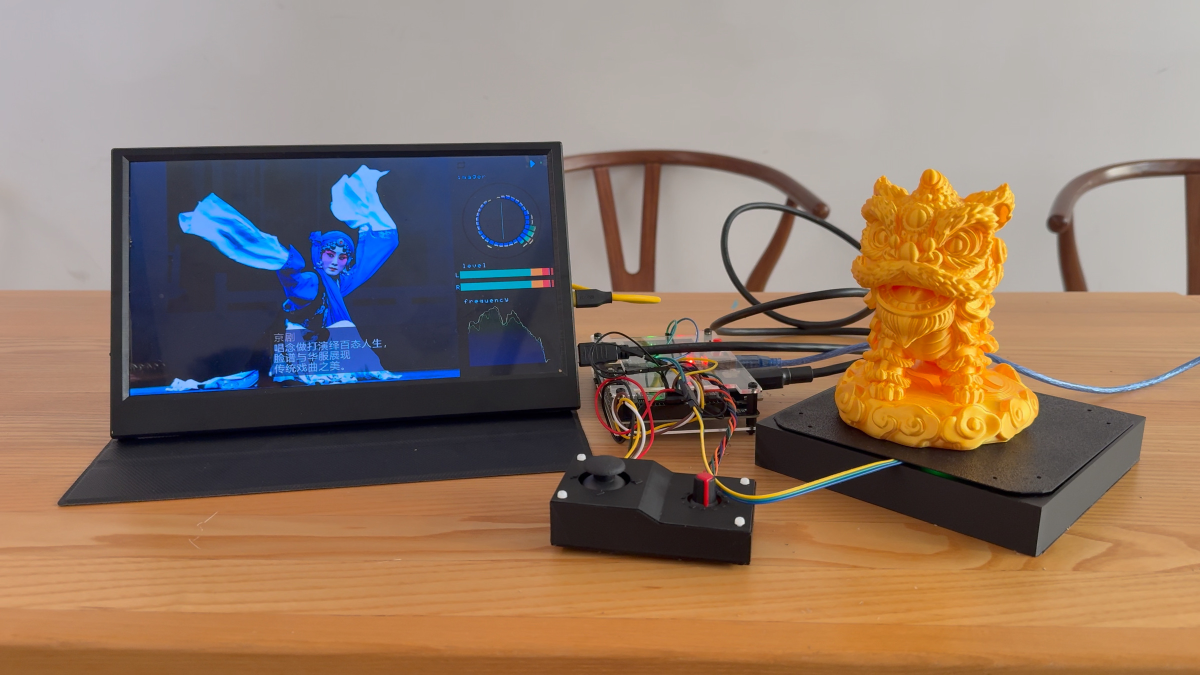
#> input picture 00_Documentation/images/system_photo.jpg, 2400 x 1350 px (shown at 1/2 size)
$ python -i convert_images_to_bmp.py   (imports and definitions only)
#> lines starting #> are read from the running program, lines starting #| are printed output that depends on the picture
#> further down, picture is the input picture: PIL image 2400x1350 RGB; mean R, G, B 144, 121.4, 104.8
import os
import sys
import argparse
from math import gcd
from PIL import Image, ImageOps

def crop_box_for_size(size, target_width=640, target_height=480):
    """Largest integer crop with exactly the target aspect ratio, centered."""
    if target_width <= 0 or target_height <= 0:
        raise ValueError('目标尺寸必须大于0')
    divisor = gcd(target_width, target_height)
    ratio_width, ratio_height = target_width // divisor, target_height // divisor
    units = min(size[0] // ratio_width, size[1] // ratio_height)
    if units < 1:
        raise ValueError('原图太小，无法按目标比例裁切')
    width, height = units * ratio_width, units * ratio_height
    left, top = (size[0] - width) // 2, (size[1] - height) // 2
    return left, top, left + width, top + height

def prepare_image(img, target_width=640, target_height=480, fit='crop', crop_box=None):
    """Crop changes aspect ratio; subsequent resize uses equal X/Y scales."""
#> called with target_width = 640, target_height = 480, fit = 'crop'
    img_rgb = ImageOps.exif_transpose(img).convert('RGB')
    if fit == 'crop':
        box = crop_box or crop_box_for_size(img_rgb.size, target_width, target_height)
#> box = (300, 0, 2100, 1350)
        left, top, right, bottom = box
#> left = 300; top = 0; right = 2100; bottom = 1350
        if not (0 <= left < right <= img_rgb.width and 0 <= top < bottom <= img_rgb.height):
            raise ValueError('裁切区域超出原图范围')
        if (right-left) * target_height != (bottom-top) * target_width:
            raise ValueError('裁切区域必须与目标尺寸比例完全一致')
        img_rgb = img_rgb.crop(box)
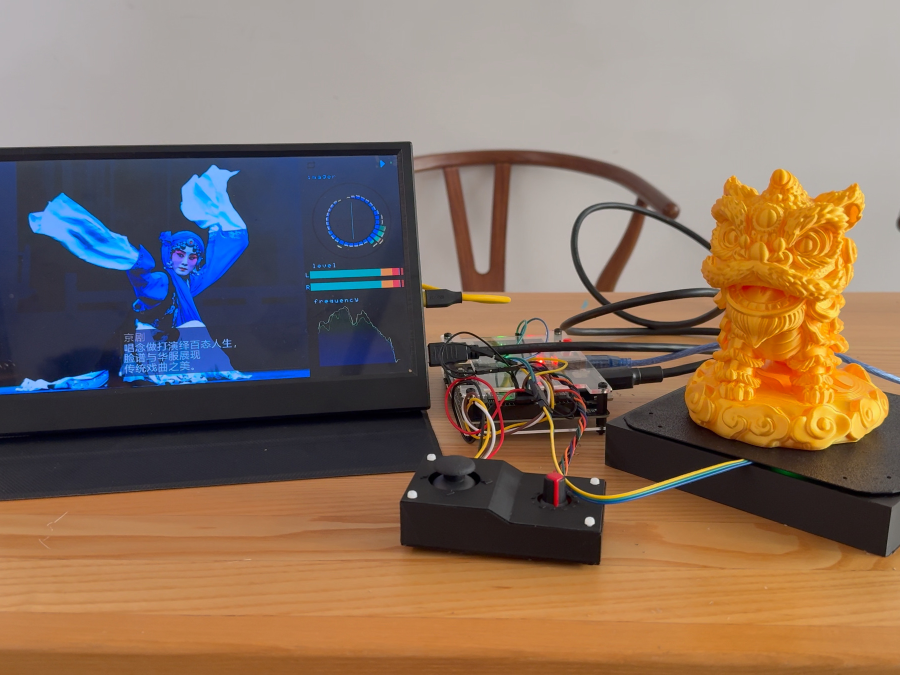
#> img_rgb: PIL image 1800x1350 RGB (shown at 1/2 size); mean R, G, B 135, 113.4, 97.5
    elif fit != 'stretch' or crop_box is not None:
        raise ValueError('fit应为crop或stretch；stretch不支持crop_box')
    return img_rgb.resize((target_width, target_height), Image.Resampling.LANCZOS)
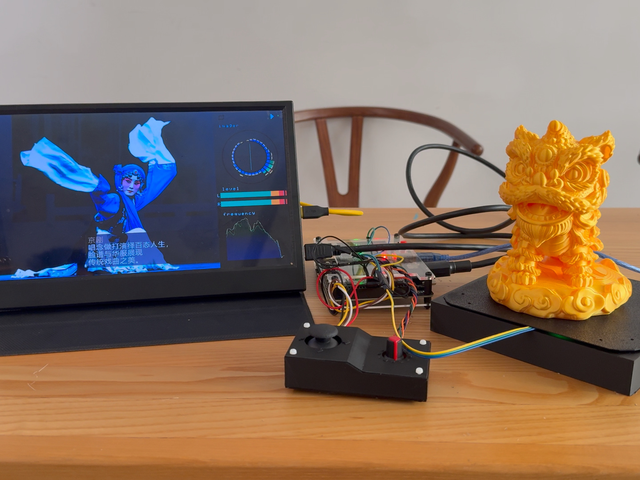
#> returned value: PIL image 640x480 RGB; mean R, G, B 135, 113.4, 97.5

# [65 lines left out: functions convert_single_file, convert_to_bmp, not called in this run]

# [39 lines not run here, left out]

>>> from PIL import Image
>>> picture = Image.open('../../../00_Documentation/images/system_photo.jpg')
>>> result = prepare_image(picture)
